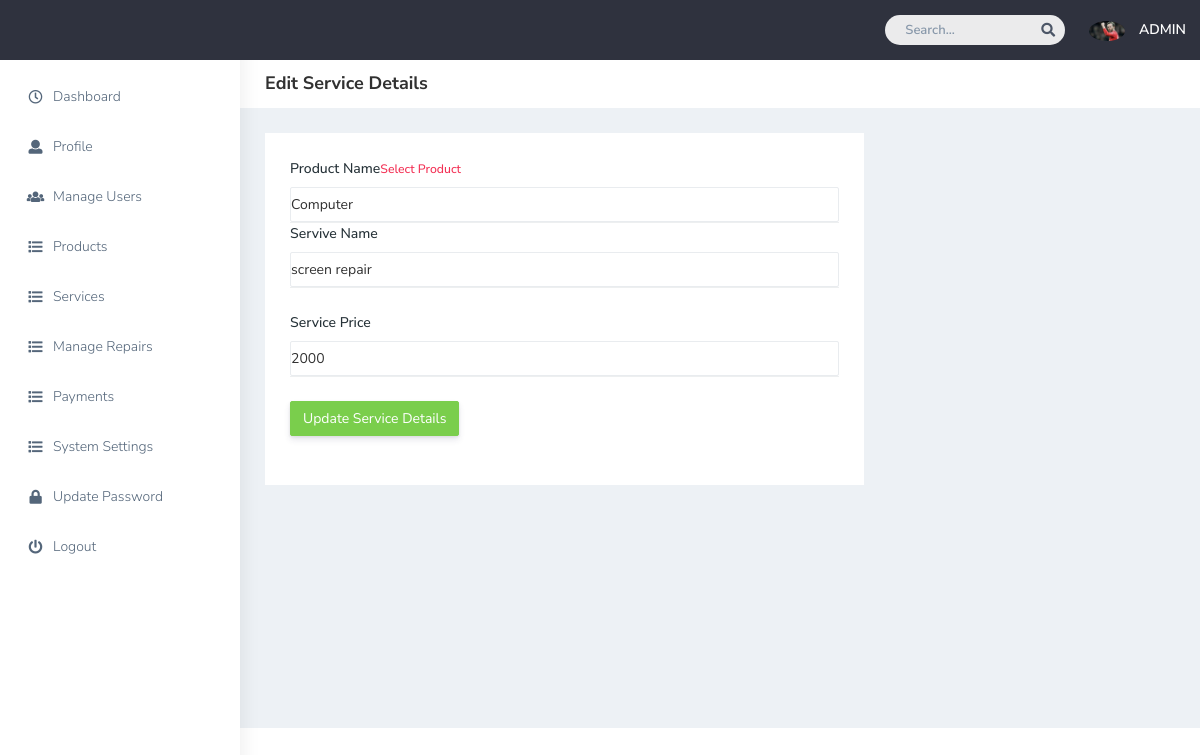
The app's page /admin/edit-service.php?id=12 (signed in) with its own data.
### tables this page shows
CREATE TABLE `services` (
  `id` int(11) NOT NULL,
  `sname` varchar(30) NOT NULL,
  `price` float NOT NULL DEFAULT 0,
  `pid` int(11) NOT NULL,
  `date_created` datetime NOT NULL DEFAULT current_timestamp(),
  `status` int(11) NOT NULL
);

CREATE TABLE `product` (
  `id` int(11) NOT NULL,
  `pname` varchar(30) NOT NULL,
  `date_created` datetime NOT NULL DEFAULT current_timestamp(),
  `status` int(11) NOT NULL,
  `pimage` varchar(50) NOT NULL
);

### admin/edit-service.php (the view, shortened to what this page needs)
   <?php
   include('includes/config.php');
   if (strlen($_SESSION['alogin']) == 0) {
   header('location: login.php');
   } else {
   ?>
   <!DOCTYPE html>
   <html dir="ltr" lang="en">
   <head>
   <link href="plugins/bower_components/chartist/dist/chartist.min.css" rel="stylesheet">
   <link rel="stylesheet" href="plugins/bower_components/chartist-plugin-tooltips/dist/chartist-plugin-tooltip.css">
   <link href="css/style.min.css" rel="stylesheet">
   </head>
   <body>
   <div id="main-wrapper" data-layout="vertical" data-navbarbg="skin5" data-sidebartype="full"
   data-sidebar-position="absolute" data-header-position="absolute" data-boxed-layout="full">
   <?php include('includes/header.php');?>
   <?php include('includes/sidebar.php');?>
   <div class="page-wrapper">
   <div class="page-breadcrumb bg-white">
   <div class="row align-items-center">
   <div class="col-lg-3 col-md-4 col-sm-4 col-xs-12">
   <h4 class="page-title">Edit Service Details</h4>
   </div>
   </div>
   </div>
   <div class="container-fluid">
   <div class="row">
   <div class="col-lg-8 col-xlg-9 col-md-12">
   <div class="card">
   <div class="card-body">
   <form class="form-horizontal form-material" method="post">
   <?php
                                       $id = intval($_GET['id']);
                                       $sql="SELECT services.*,product.pname from services inner join product on product.id=services.pid and  services.id=:id";
                                        $query = $dbh->prepare($sql);
                                       $query->bindParam(':id', $id, PDO::PARAM_STR);
                                       $query->execute();
                                       $results = $query->fetchAll(PDO::FETCH_OBJ);
                                       if ($query->rowCount() > 0) {
                                       foreach ($results
                                       as $result) { ?>
   <div class="form-group mb-4">
   <label class="col-md-12 p-0">Product Name<span class="form-text text-danger help-block">Select Product</span></label>
   <div class="col-md-12 border-bottom p-0">
   <select class="form-control" id="select1"
                               name="pid" required>
                           <option value="<?php echo htmlentities($result->pid); ?>"><?php echo htmlentities($result->pname); ?></option>
                       </select>
</div>
<div class="form-group mb-4">
   <label class="col-md-12 p-0">Servive Name</label>
   <div class="col-md-12 border-bottom p-0">
   <input type="text"
   name="sname" required  value="<?php echo htmlentities($result->sname); ?>" class="form-control">
</div>
</div>
<div class="form-group mb-4">
   <label class="col-md-12 p-0">Service Price</label>
   <div class="col-md-12 border-bottom p-0">
   <input type="number" step="0.0"
   name="price" required  value="<?php echo htmlentities($result->price); ?>" class="form-control">
</div>
</div>
   </div>
   <div class="form-group mb-4">
   <div class="col-sm-12">
   <button  type="submit" name="submit" class="btn btn-success">Update Service Details</button>
   </div>
   </div>
   </form>
   </div>
   <?php }}?>
   </div>
   </div>
   </div>
   </div>
   </div>
   </div>
   </body>
   </html>
   <?php }?>

### admin/includes/header.php (shortened to what this page needs)
<header class="topbar" data-navbarbg="skin5">
            <nav class="navbar top-navbar navbar-expand-md navbar-primary">
                <div class="navbar-collapse collapse" id="navbarSupportedContent" data-navbarbg="skin5">
                    <ul class="navbar-nav ms-auto d-flex align-items-center">
                        <li class=" in">
                            <form role="search" class="app-search d-none d-md-block me-3">
                                <input type="text" placeholder="Search..." class="form-control mt-0">
                                <a href="" class="active">
                                    <i class="fa fa-search"></i>
                                </a>
                            </form>
                        </li>
                        <li>
                        <?php
                    $email = $_SESSION['alogin'];
                    $sql2 = "SELECT `username`,`profilepic` FROM `admin` WHERE `email`=:email;";
                    $query = $dbh->prepare($sql2);
                    $query->bindParam(':email', $email, PDO::PARAM_STR);
                    $query->execute();
                    $results = $query->fetchAll(PDO::FETCH_OBJ);
                    if ($query->rowCount() > 0) {
                        foreach ($results as $result) {
                    ?>
                            <a class="profile-pic" href="#">
                                <img
src="photos/<?php echo htmlentities($result->profilepic); ?>"
                                  width="36"
                                    class="img-circle"><span class="text-white font-medium">
                                    <?php echo htmlentities($result->username);}} ?>
                        </span></a>
                        </li>
                    </ul>
                </div>
            </nav>
</header>

### records on screen
services: pid "Computer", sname "screen repair", price "2000"

### other values on screen
$result->username "ADMIN"
